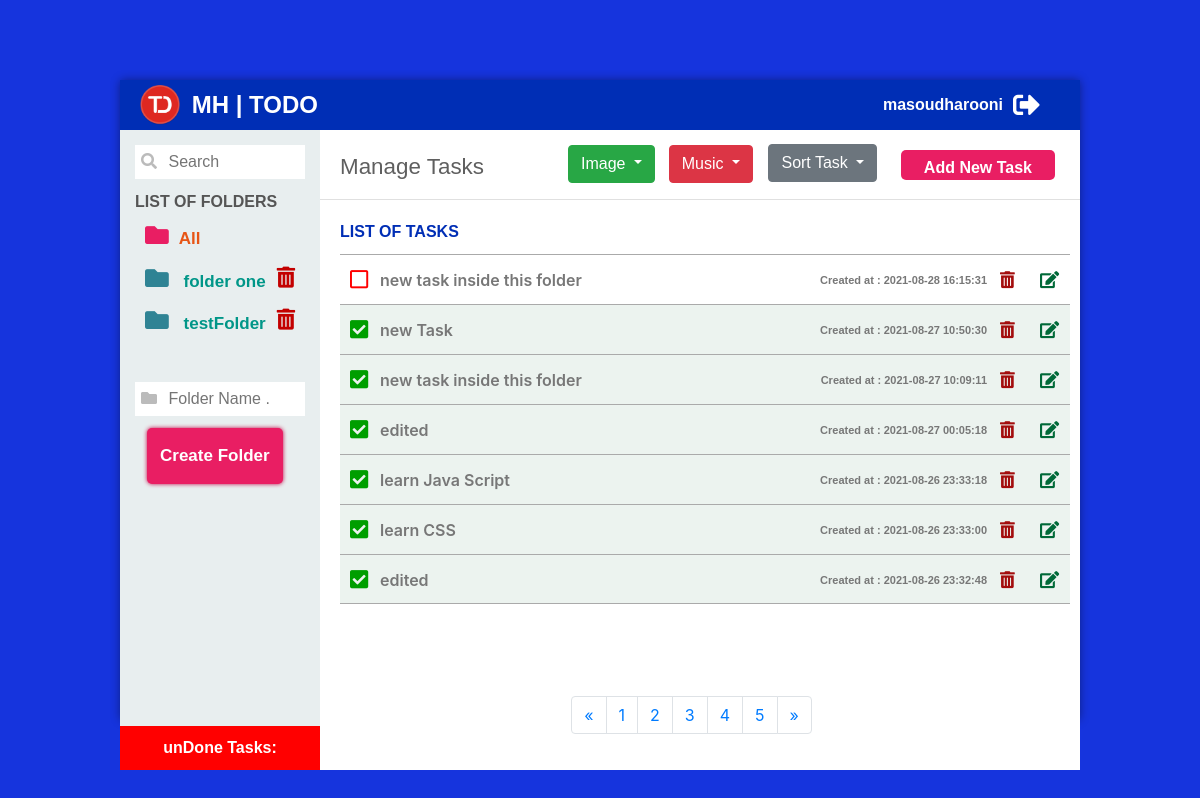
The app's page / (signed in) with its own data.
### tables this page shows
CREATE TABLE `folders` (
  `id` int(10) UNSIGNED NOT NULL,
  `user_id` int(10) UNSIGNED NOT NULL,
  `name` varchar(128) NOT NULL,
  `created_at` timestamp NOT NULL DEFAULT current_timestamp()
);

CREATE TABLE `tasks` (
  `id` int(10) UNSIGNED NOT NULL,
  `user_id` int(10) UNSIGNED NOT NULL,
  `folder_id` int(10) UNSIGNED NOT NULL,
  `title` varchar(512) NOT NULL,
  `status` tinyint(1) NOT NULL DEFAULT 0,
  `created_at` timestamp NOT NULL DEFAULT current_timestamp()
);

### index.php (called while the page is built, shortened)
<?php
$folders = getFolders();
$foldersCount = sizeof($folders);
$tasks = getTasks();
include ROOT_PATH . "views/tpl-index.php";

### libs/helper.php (called while the page is built, shortened)
<?php
function siteUrl($uri = "")
{
    return  BASE_URL . $uri;
}

### libs/lib-auth.php (called while the page is built, shortened)
<?php
function getCurruntUserId()
{
    return getLoggedInUser()['id'] ?? 0;
}
function getLoggedInUser()
{
    return $_SESSION['login'] ?? null;
}

### libs/functionsTask.php (called while the page is built, shortened)
<?php
function getFolders()
{
    global $conn;
    $currentUserId = getCurruntUserId();
    $sql = "SELECT id, user_id, name, created_at  FROM folders WHERE user_id = ?";
    $stmt = $conn->prepare($sql);
    $stmt->bind_param("i", $currentUserId);
    $stmt->bind_result($id, $user_id, $name, $created_at);
    $stmt->execute();
    $counter = 0;
    while ($stmt->fetch()) {
        $folderData[$counter] = ["id" => $id, "user_id" => $user_id, "name" => $name, "created_at" => $created_at];
        $counter++;
    }
    return $folderData ?? $replace = [null];
}
function getTasks($taskId = null)
{
    global $conn;
    $currentUserId = getCurruntUserId();
    $folder = $_GET['folder_id'] ?? null;
    $folderCondition = null;
    $ascOrDesc = "DESC";
    $sort = "ORDER BY created_at {$ascOrDesc}";
    $pagination = $_GET['page'] ?? 1;
    if (isset($pagination) and is_numeric($pagination) and !is_null($pagination)) {
        $page = ($pagination - 1) * 7;
        $limit = "LIMIT {$page},7";
    }
    $taskCondition = null;
    $sql = "SELECT id, user_id,folder_id, title , status, created_at FROM tasks WHERE user_id = ?$folderCondition $taskCondition $sort $limit";
    $stmt = $conn->prepare($sql);
    if (!is_null($taskCondition) and !is_null($folderCondition)) {
        $stmt->bind_param("iii", $currentUserId, $folder, $taskId);
    } elseif (!is_null($taskCondition) and is_null($folderCondition)) {
        $stmt->bind_param("ii", $currentUserId, $taskId);
    } elseif (is_null($taskCondition) and !is_null($folderCondition)) {
        $stmt->bind_param("ii", $currentUserId, $folder);
    } elseif (is_null($taskCondition) and is_null($folderCondition)) {
        $stmt->bind_param("i", $currentUserId);
    }
    $stmt->bind_result($id, $user_id, $folderId, $title, $status, $created_at);
    $stmt->execute();
    $counter = 0;
    $taskData = null;
    while ($stmt->fetch()) {
        $taskData[$counter] = ["id" => $id, "user_id" => $user_id, "title" => $title, "status" => $status, "created_at" => $created_at];
        $counter++;
    }
    return $taskData;
}

### views/tpl-index.php (the view, shortened to what this page needs)
<!DOCTYPE html>
<html lang="en">
<head>
  <link rel="stylesheet" href="assets/css/style.css">
  <link rel="stylesheet" href="https://stackpath.bootstrapcdn.com/bootstrap/4.3.1/css/bootstrap.min.css">
  <link rel="stylesheet" href="https://cdnjs.cloudflare.com/ajax/libs/font-awesome/5.15.4/css/all.min.css" />
  <link rel="stylesheet" href="https://cdnjs.cloudflare.com/ajax/libs/meyer-reset/2.0/reset.min.css">
</head>
<body>
  <div class="page">
    <div class="pageHeader">
      <div class="title"> <img src="assets/img/favIcon2.png" alt="us Icon" width="40px" style="vertical-align: -12px; margin-right: 5px;"> MH | TODO</div>
      <div class="userPanel"><span class="username"><a href="<?= siteUrl("?logout=1") ?>"><i style="position: relative;left: 10px; font-size: 27px; vertical-align: -10px; color:#fff" title="LogOut" class="fas fa-sign-out-alt clickable"></i></a><?= $_SESSION['login']['username'] ?? "Unknown" ?>
        </span></div>
    </div>
    <div class="main">
      <div class="nav">
        <div class="searchbox">
          <div class="itSelfSearchBox"><i class="fa fa-search"></i>
            <input id="searchTask" type="text" placeholder="Search" />
          </div>
        </div>
        <div class="menu">
          <div class="title">List Of Folders</div>
          <ul>
            <a href="<?= siteUrl(); ?>" style="text-decoration: none;" title="For Show All Task Click Here!">
              <li class="allFolder <?php if (!isset($_GET['folder_id'])) {
                                      echo "active";
                                    } ?>"><i class="fa fa-folder"></i>All</li>
            </a>
            <?php
            foreach ($folders as $value) :
              if (!is_null($value)) {
            ?>
                <li class="folderItemName <?php if (isset($_GET['folder_id']) and $_GET['folder_id'] == $value['id']) {
                                            echo "active";
                                          }
                                          ?>">
                  <span data-folderId="<?= $value['id']; ?>" id="editId" class="editId" titles="For Edit Folder Name Click Here!"><i class="fa fa-folder"></i></span>
                  <a class="folders" href='<?= siteUrl("?folder_id=$value[id]") ?>'><?= $value['name'] ?></a>
                  <a id="remove" titles="For Delete This Folder Click Here!" class="remove" href='<?= siteUrl("?folder_delete_id=$value[id]"); ?>' onclick="return confirm('Are You Sure To Delete <?= $value['name']; ?> Folder ?')"><i class="fas fa-trash-alt removeIcon"></i></a>
                </li>
            <?php
              }
            endforeach;
            ?>
          </ul>
        </div>
        <div class="searchbox" style="margin-top: 40px;">
          <div class="itSelfSearchBox"><i class="fa fa-folder"></i>
            <input id="createFolder" type="search" placeholder="Folder Name . . ." <?php if ($foldersCount >= 5) {
                                                                                      echo "disabled";
                                                                                    } ?> />
          </div>
          <button id="btnFolder" class="button-folder" <?php if ($foldersCount >= 5) {
                                                          echo "disabled";
                                                        } ?>>Create Folder</button>
        </div>
        <div class="numOfUnDoneTask">unDone Tasks: </div>
      </div>
      <div class="view">
        <div class="viewHeader">
          <div class="title">Manage Tasks</div>
          <div class="functions">
            <div id="addTask" class="button active">Add New Task</div>
            <div class="dropdown">
              <a class="btn btn-secondary dropdown-toggle" href="#" role="button" id="dropdownMenuLink" data-bs-toggle="dropdown" aria-expanded="false">
                Sort Task
              </a>
            </div>
          </div>
          <div id="music" class="btn-group">
            <button type="button" class="btn btn-danger dropdown-toggle" data-bs-toggle="dropdown" aria-expanded="false">
              Music
            </button>
          </div>
          <div id="image" class="btn-group">
            <button type="button" class="btn btn-success dropdown-toggle" data-bs-toggle="dropdown" aria-expanded="false">
              Image
            </button>
          </div>
        </div>
        <div class="content">
          <div class="list">
            <div class="title">List Of Tasks</div>
            <div class="taskBox">
              <ul class="ulTasks">
                <?php if (isset($tasks) and !is_null($tasks)) :
                  foreach ($tasks as $value) : ?>
                    <li class="<?php echo $status = ($value['status'] == 1 ? "checked" : null); ?>"><i id="statusDone" titles="For Change Status This Task Clikc Here" taskId="<?= $value['id']; ?>" class="<?php echo $status = ($value['status'] == 1 ? "fas fa-check-square" : "far fa-square"); ?> statusIcon"></i><span><?= $value['title']; ?></span>
                      <div class="info">
                        <span>Created at : <?= $value['created_at']; ?></span>
                        <a id="removeTask" titles="For Delete This Task Click Here!" class="removeTask" href='<?= siteUrl("?task_delete_id=$value[id]") ?>' onclick="return confirm('Are You Sure To Delete <?= $value['title']; ?> Task ?')"><i class="fas fa-trash-alt"></i></a>
                        <i style="color: #006938; font-size: 17px; vertical-align: -7px;" titles="For Edit This Task Click Here!" data-taskEditId="<?= $value['id']; ?>" id="editTask" class="fas fa-edit removeTask"></i>
                      </div>
                    </li>
                  <?php
                  endforeach;
                else :
                  ?>
                  <div class="notExist">There Is Not Any Task <br> Inside This Page!</div>
                <?php endif; ?>
              </ul>
            </div>
          </div>
        </div>
      </div>
      <nav aria-label="Page navigation example" id="navPag">
        <ul class="pagination">
          <li class="page-item">
            <a class="page-link" href="<?= siteUrl() ?>" aria-label="Previous">
              <span aria-hidden="true">&laquo;</span>
            </a>
          </li>
          <li class="page-item"><a class="page-link" href="<?= siteUrl("?page=1") ?>">1</a></li>
          <li class="page-item"><a class="page-link" href="<?= siteUrl("?page=2") ?>">2</a></li>
          <li class="page-item"><a class="page-link" href="<?= siteUrl("?page=3") ?>">3</a></li>
          <li class="page-item"><a class="page-link" href="<?= siteUrl("?page=4") ?>">4</a></li>
          <li class="page-item"><a class="page-link" href="<?= siteUrl("?page=5") ?>">5</a></li>
          <li class="page-item">
            <a class="page-link" href="<?= siteUrl() ?>" aria-label="Next">
              <span aria-hidden="true">&raquo;</span>
            </a>
          </li>
        </ul>
      </nav>
    </div>
  </div>
</body>
</html>

### records on screen
folders: name "folder one"
folders: name "testFolder"
tasks: status 0 (drawn), title "new task inside this folder", created_at "2021-08-28 16:15:31"
tasks: status 1 (drawn), title "new Task", created_at "2021-08-27 10:50:30"
tasks: status 1 (drawn), title "new task inside this folder", created_at "2021-08-27 10:09:11"
tasks: status 1 (drawn), title "edited", created_at "2021-08-27 00:05:18"
tasks: status 1 (drawn), title "learn Java Script", created_at "2021-08-26 23:33:18"
tasks: status 1 (drawn), title "learn CSS", created_at "2021-08-26 23:33:00"
tasks: status 1 (drawn), title "edited", created_at "2021-08-26 23:32:48"

### other values on screen
$_SESSION['login']['username'] "masoudharooni"
